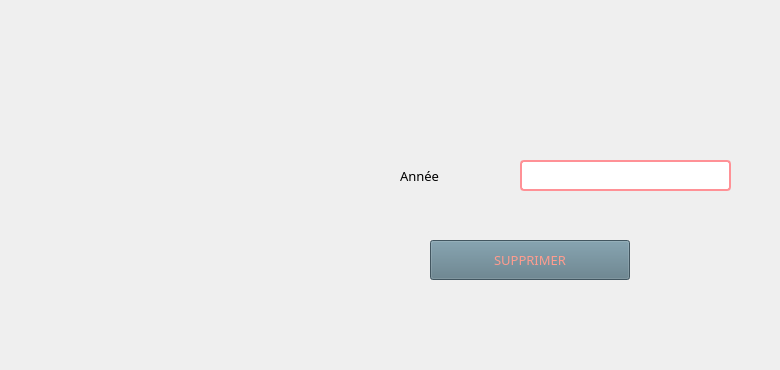
         <widget class="QWidget" name="tab_36">
          <attribute name="title">
           <string>Suppression livre d'une année donnée</string>
          </attribute>
          <widget class="QLabel" name="label_65">
           <property name="geometry">
            <rect>
             <x>400</x>
             <y>130</y>
             <width>231</width>
             <height>91</height>
            </rect>
           </property>
           <property name="font">
            <font>
             <family>Segoe UI Black</family>
             <pointsize>10</pointsize>
             <weight>10</weight>
             <italic>false</italic>
             <bold>false</bold>
            </font>
           </property>
           <property name="text">
            <string>Année</string>
           </property>
          </widget>
          <widget class="QPushButton" name="ajouter_5">
           <property name="geometry">
            <rect>
             <x>430</x>
             <y>240</y>
             <width>200</width>
             <height>40</height>
            </rect>
           </property>
           <property name="font">
            <font>
             <family>Segoe UI Black</family>
             <pointsize>10</pointsize>
             <weight>10</weight>
             <italic>false</italic>
             <bold>false</bold>
            </font>
           </property>
           <property name="styleSheet">
            <string notr="true">color: rgb(67, 87, 97);
selection-color: rgb(255, 255, 255);
selection-color: rgb(85, 170, 255);
selection-color: rgb(255, 114, 94);
selection-background-color: rgb(158, 109, 96);
selection-color: qlineargradient(spread:pad, x1:0, y1:0, x2:1, y2:0, stop:0 rgba(0, 0, 0, 255), stop:1 rgba(255, 255, 255, 255));
color: qlineargradient(spread:pad, x1:0, y1:0, x2:1, y2:0, stop:0 rgba(0, 0, 0, 255), stop:1 rgba(255, 255, 255, 255));
border-bottom-color: rgb(157, 109, 96);
alternate-background-color: rgb(156, 107, 94);
color: rgb(255, 156, 142);
background-color: rgb(255, 156, 142);
background-color: rgb(92, 121, 134);</string>
           </property>
           <property name="text">
            <string>SUPPRIMER</string>
           </property>
          </widget>
          <widget class="QLineEdit" name="nom_5">
           <property name="geometry">
            <rect>
             <x>520</x>
             <y>160</y>
             <width>211</width>
             <height>31</height>
            </rect>
           </property>
           <property name="styleSheet">
            <string notr="true">color: rgb(92, 121, 134);
font: 10pt &quot;Tw Cen MT Condensed Extra Bold&quot;;
border: 2px solid rgb(255, 145, 150);
border-radius: 4px;</string>
           </property>
          </widget>
          <widget class="QLabel" name="erreurni_9">
           <property name="geometry">
            <rect>
             <x>520</x>
             <y>190</y>
             <width>251</width>
             <height>16</height>
            </rect>
           </property>
           <property name="styleSheet">
            <string notr="true">color: rgb(255, 156, 142);
font: 87 9pt &quot;Segoe UI Black&quot;;
</string>
           </property>
           <property name="text">
            <string/>
           </property>
          </widget>
          <widget class="QLabel" name="sucess_sup_9">
           <property name="geometry">
            <rect>
             <x>390</x>
             <y>260</y>
             <width>291</width>
             <height>101</height>
            </rect>
           </property>
           <property name="font">
            <font>
             <family>Segoe UI Black</family>
             <pointsize>20</pointsize>
             <weight>10</weight>
             <italic>false</italic>
             <bold>false</bold>
            </font>
           </property>
           <property name="styleSheet">
            <string notr="true">color: rgb(92, 121, 134);
font: 87 20pt &quot;Segoe UI Black&quot;;
</string>
           </property>
           <property name="text">
            <string/>
           </property>
          </widget>
         </widget>
